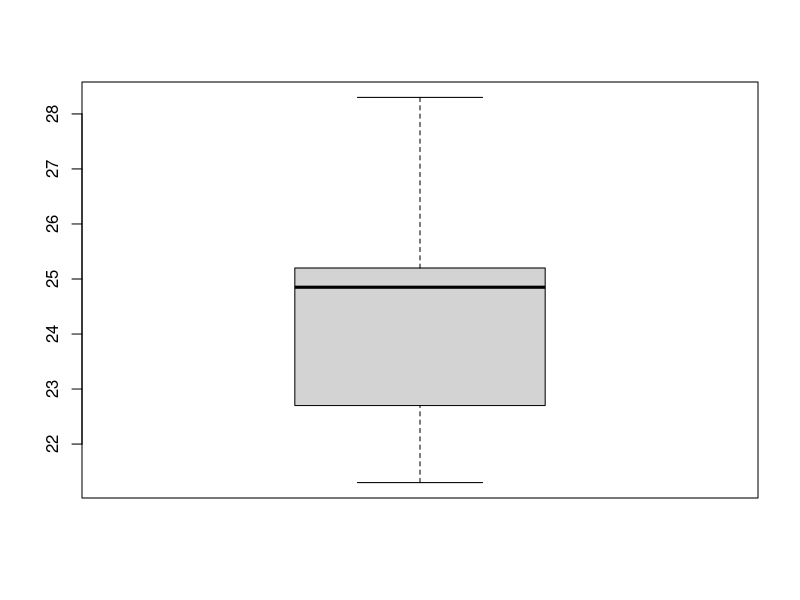
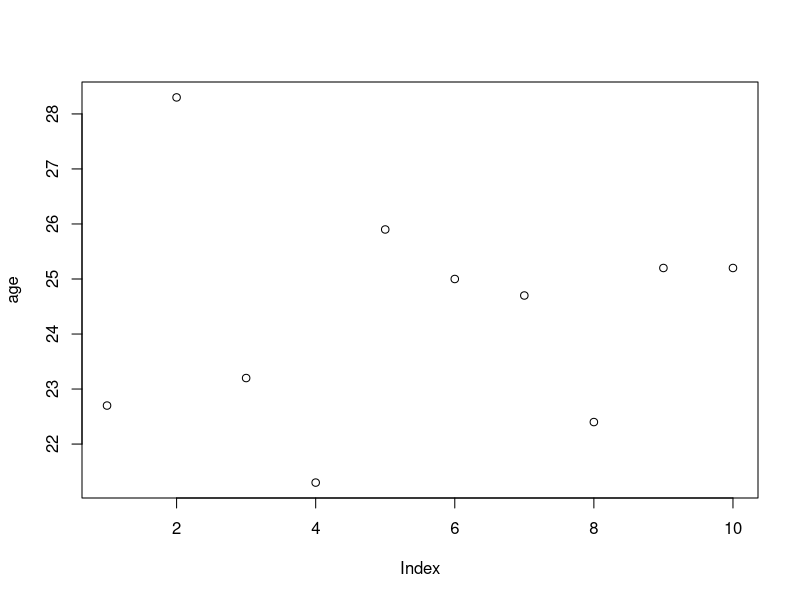

Write the R code that produced these figures, in order.
#Data Frame - create and filter
#DF has columns and row structure like excel
#each column can be of different types

mtcars  #built in DF
class(mtcars)

#simplest way
df1 = data.frame(name = c('S1','S2','S3'), age=c(22, 23, 24))
df1
#df has columnnames

#create using vectors 
(rollno  = 1:10)
(name = paste('S', 1:10, sep=''))
(age = round(rnorm(10, mean=25, sd=2),1))
(gender = sample(c('M','F'), size=10, replace=T))
df2 = data.frame(rollno, name, age, gender)
class(df2)
str(df2)
df2
head(df2)
tail(df2)
head(df2, n=7)


#filter rows/col-----
df2[1:2, 2:4]
df2[1:3, c('rollno','gender')]

#filter by condition
df2[df2$age > 25, ]
df2[df2$gender == 'M', 1:4] 
df2[df2$age < 25 & df2$gender == 'M', ]  #and
df2[df2$age > 25 | df2$gender == 'M', ]  #or

#columwise
df2$rollno
df2$name
#rowwise
df2[1, ]


#with, by
?with
with(df2, boxplot(age))  #temporary open the DF and use by column names
with(df2, mean(age))
with(df2,plot(age))
?by
by(df2[,'age'], df2[,'gender'], FUN=mean)

?within

